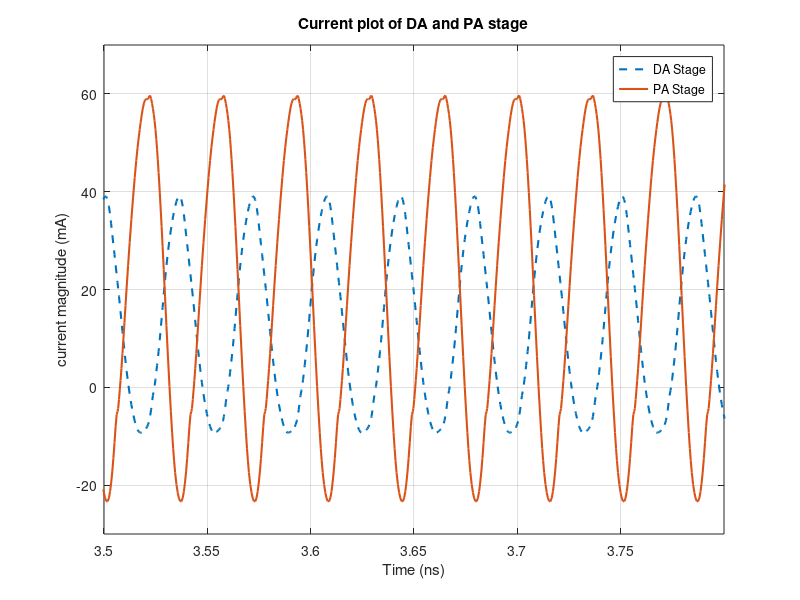

The MATLAB script that drew this image:
clear all;
close all;
clc;

x=csvread("DA_PA_current.csv",1,0);
t = x(:,1)*10e8;
I_DA = x(:,2)*1000;
I_PA = x(:,4)*1000;
I=ones(length(t),1);

figure;
plot(t,I_DA,'--',"Linewidth",1.5);
hold on;
grid on;
plot(t,I_PA,"Linewidth",1.5);

%x1=0.45*I;
%y1=Id;

%Idb=interp1(Vgs,Id,0.45); %interpolate the Id=f(Vgs) to get Idb at Vgs=0.45

%plot(x1,y1,"--");
%plot(x1,Idb*I);

xlabel("Time (ns)");
ylabel("current magnitude (mA)");
xlim([3.5 3.8]);
ylim([-30 70]);
title("Current plot of DA and PA stage");
legend("DA Stage", "PA Stage");